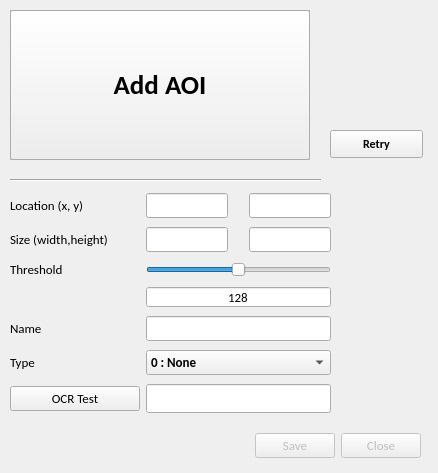
<?xml version="1.0" encoding="UTF-8"?>
<ui version="4.0">
 <class>Dialog</class>
 <widget class="QDialog" name="Dialog">
  <property name="geometry">
   <rect>
    <x>0</x>
    <y>0</y>
    <width>438</width>
    <height>473</height>
   </rect>
  </property>
  <property name="font">
   <font>
    <family>Calibri</family>
   </font>
  </property>
  <property name="windowTitle">
   <string>AOI Editor</string>
  </property>
  <property name="locale">
   <locale language="English" country="UnitedStates"/>
  </property>
  <widget class="QDialogButtonBox" name="buttonBox">
   <property name="enabled">
    <bool>false</bool>
   </property>
   <property name="geometry">
    <rect>
     <x>230</x>
     <y>430</y>
     <width>191</width>
     <height>32</height>
    </rect>
   </property>
   <property name="font">
    <font>
     <family>Calibri</family>
     <pointsize>10</pointsize>
    </font>
   </property>
   <property name="orientation">
    <enum>Qt::Horizontal</enum>
   </property>
   <property name="standardButtons">
    <set>QDialogButtonBox::Close|QDialogButtonBox::Save</set>
   </property>
  </widget>
  <widget class="QWidget" name="gridLayoutWidget_2">
   <property name="geometry">
    <rect>
     <x>10</x>
     <y>190</y>
     <width>321</width>
     <height>228</height>
    </rect>
   </property>
   <layout class="QGridLayout" name="gridLayout">
    <item row="10" column="1">
     <widget class="QLineEdit" name="txtOCRTestResult">
      <property name="font">
       <font>
        <family>Calibri</family>
        <pointsize>12</pointsize>
        <weight>75</weight>
        <bold>true</bold>
       </font>
      </property>
      <property name="readOnly">
       <bool>true</bool>
      </property>
     </widget>
    </item>
    <item row="4" column="1">
     <widget class="QLineEdit" name="txtThreshold">
      <property name="maximumSize">
       <size>
        <width>16777215</width>
        <height>20</height>
       </size>
      </property>
      <property name="font">
       <font>
        <family>Calibri</family>
        <pointsize>10</pointsize>
        <weight>50</weight>
        <bold>false</bold>
       </font>
      </property>
      <property name="text">
       <string>128</string>
      </property>
      <property name="alignment">
       <set>Qt::AlignCenter</set>
      </property>
      <property name="readOnly">
       <bool>true</bool>
      </property>
     </widget>
    </item>
    <item row="6" column="0">
     <widget class="QLabel" name="lblType">
      <property name="sizePolicy">
       <sizepolicy hsizetype="Preferred" vsizetype="Preferred">
        <horstretch>0</horstretch>
        <verstretch>0</verstretch>
       </sizepolicy>
      </property>
      <property name="minimumSize">
       <size>
        <width>130</width>
        <height>0</height>
       </size>
      </property>
      <property name="font">
       <font>
        <family>Calibri</family>
        <pointsize>10</pointsize>
        <weight>50</weight>
        <bold>false</bold>
       </font>
      </property>
      <property name="text">
       <string>Type</string>
      </property>
     </widget>
    </item>
    <item row="6" column="1">
     <widget class="QComboBox" name="cbbType">
      <property name="font">
       <font>
        <family>Calibri</family>
        <pointsize>10</pointsize>
        <weight>75</weight>
        <bold>true</bold>
       </font>
      </property>
      <item>
       <property name="text">
        <string>0 : None</string>
       </property>
      </item>
      <item>
       <property name="text">
        <string>1 : Int</string>
       </property>
      </item>
      <item>
       <property name="text">
        <string>2 : Float</string>
       </property>
      </item>
      <item>
       <property name="text">
        <string>3 : Text</string>
       </property>
      </item>
     </widget>
    </item>
    <item row="5" column="0">
     <widget class="QLabel" name="lblName">
      <property name="sizePolicy">
       <sizepolicy hsizetype="Preferred" vsizetype="Preferred">
        <horstretch>0</horstretch>
        <verstretch>0</verstretch>
       </sizepolicy>
      </property>
      <property name="minimumSize">
       <size>
        <width>130</width>
        <height>0</height>
       </size>
      </property>
      <property name="font">
       <font>
        <family>Calibri</family>
        <pointsize>10</pointsize>
        <weight>50</weight>
        <bold>false</bold>
       </font>
      </property>
      <property name="text">
       <string>Name</string>
      </property>
     </widget>
    </item>
    <item row="0" column="0">
     <widget class="QLabel" name="lblLoc">
      <property name="sizePolicy">
       <sizepolicy hsizetype="Preferred" vsizetype="Preferred">
        <horstretch>0</horstretch>
        <verstretch>0</verstretch>
       </sizepolicy>
      </property>
      <property name="minimumSize">
       <size>
        <width>130</width>
        <height>0</height>
       </size>
      </property>
      <property name="font">
       <font>
        <family>Calibri</family>
        <pointsize>10</pointsize>
        <weight>50</weight>
        <bold>false</bold>
       </font>
      </property>
      <property name="text">
       <string>Location (x, y)</string>
      </property>
     </widget>
    </item>
    <item row="3" column="1">
     <widget class="QSlider" name="sldThreshold">
      <property name="maximum">
       <number>255</number>
      </property>
      <property name="value">
       <number>128</number>
      </property>
      <property name="orientation">
       <enum>Qt::Horizontal</enum>
      </property>
     </widget>
    </item>
    <item row="5" column="1">
     <widget class="QLineEdit" name="txtName">
      <property name="sizePolicy">
       <sizepolicy hsizetype="Expanding" vsizetype="Fixed">
        <horstretch>0</horstretch>
        <verstretch>0</verstretch>
       </sizepolicy>
      </property>
      <property name="font">
       <font>
        <family>Calibri</family>
        <pointsize>10</pointsize>
        <weight>75</weight>
        <bold>true</bold>
       </font>
      </property>
     </widget>
    </item>
    <item row="10" column="0">
     <widget class="QPushButton" name="btnOCRTest">
      <property name="font">
       <font>
        <family>Calibri</family>
        <pointsize>10</pointsize>
        <weight>50</weight>
        <bold>false</bold>
       </font>
      </property>
      <property name="text">
       <string>OCR Test</string>
      </property>
     </widget>
    </item>
    <item row="3" column="0">
     <widget class="QLabel" name="lblThreshold">
      <property name="sizePolicy">
       <sizepolicy hsizetype="Preferred" vsizetype="Preferred">
        <horstretch>0</horstretch>
        <verstretch>0</verstretch>
       </sizepolicy>
      </property>
      <property name="minimumSize">
       <size>
        <width>130</width>
        <height>0</height>
       </size>
      </property>
      <property name="font">
       <font>
        <family>Calibri</family>
        <pointsize>10</pointsize>
        <weight>50</weight>
        <bold>false</bold>
       </font>
      </property>
      <property name="text">
       <string>Threshold</string>
      </property>
     </widget>
    </item>
    <item row="0" column="1">
     <layout class="QHBoxLayout" name="horizontalLayout">
      <item>
       <widget class="QLineEdit" name="txtLocX">
        <property name="font">
         <font>
          <family>Calibri</family>
          <pointsize>10</pointsize>
         </font>
        </property>
        <property name="readOnly">
         <bool>true</bool>
        </property>
       </widget>
      </item>
      <item>
       <spacer name="horizontalSpacer">
        <property name="orientation">
         <enum>Qt::Horizontal</enum>
        </property>
        <property name="sizeHint" stdset="0">
         <size>
          <width>40</width>
          <height>20</height>
         </size>
        </property>
       </spacer>
      </item>
      <item>
       <widget class="QLineEdit" name="txtLocY">
        <property name="font">
         <font>
          <family>Calibri</family>
          <pointsize>10</pointsize>
         </font>
        </property>
        <property name="readOnly">
         <bool>true</bool>
        </property>
       </widget>
      </item>
     </layout>
    </item>
    <item row="2" column="0">
     <widget class="QLabel" name="lblSize">
      <property name="sizePolicy">
       <sizepolicy hsizetype="Preferred" vsizetype="Preferred">
        <horstretch>0</horstretch>
        <verstretch>0</verstretch>
       </sizepolicy>
      </property>
      <property name="minimumSize">
       <size>
        <width>130</width>
        <height>0</height>
       </size>
      </property>
      <property name="font">
       <font>
        <family>Calibri</family>
        <pointsize>10</pointsize>
        <weight>50</weight>
        <bold>false</bold>
       </font>
      </property>
      <property name="text">
       <string>Size (width,height)</string>
      </property>
     </widget>
    </item>
    <item row="2" column="1">
     <layout class="QHBoxLayout" name="horizontalLayout_2">
      <item>
       <widget class="QLineEdit" name="txtSizeW">
        <property name="font">
         <font>
          <family>Calibri</family>
          <pointsize>10</pointsize>
         </font>
        </property>
        <property name="readOnly">
         <bool>true</bool>
        </property>
       </widget>
      </item>
      <item>
       <spacer name="horizontalSpacer_2">
        <property name="orientation">
         <enum>Qt::Horizontal</enum>
        </property>
        <property name="sizeHint" stdset="0">
         <size>
          <width>40</width>
          <height>20</height>
         </size>
        </property>
       </spacer>
      </item>
      <item>
       <widget class="QLineEdit" name="txtSizeH">
        <property name="font">
         <font>
          <family>Calibri</family>
          <pointsize>10</pointsize>
         </font>
        </property>
        <property name="readOnly">
         <bool>true</bool>
        </property>
       </widget>
      </item>
     </layout>
    </item>
   </layout>
  </widget>
  <widget class="QFrame" name="frameImage">
   <property name="geometry">
    <rect>
     <x>10</x>
     <y>10</y>
     <width>300</width>
     <height>150</height>
    </rect>
   </property>
   <property name="frameShape">
    <enum>QFrame::StyledPanel</enum>
   </property>
   <property name="frameShadow">
    <enum>QFrame::Raised</enum>
   </property>
   <widget class="QPushButton" name="btnAOI">
    <property name="geometry">
     <rect>
      <x>0</x>
      <y>0</y>
      <width>300</width>
      <height>150</height>
     </rect>
    </property>
    <property name="sizePolicy">
     <sizepolicy hsizetype="Expanding" vsizetype="Expanding">
      <horstretch>0</horstretch>
      <verstretch>0</verstretch>
     </sizepolicy>
    </property>
    <property name="font">
     <font>
      <family>Calibri</family>
      <pointsize>20</pointsize>
      <weight>75</weight>
      <bold>true</bold>
     </font>
    </property>
    <property name="text">
     <string>Add AOI</string>
    </property>
    <property name="iconSize">
     <size>
      <width>50</width>
      <height>50</height>
     </size>
    </property>
   </widget>
   <widget class="QLabel" name="lblImage">
    <property name="geometry">
     <rect>
      <x>3</x>
      <y>4</y>
      <width>300</width>
      <height>141</height>
     </rect>
    </property>
    <property name="sizePolicy">
     <sizepolicy hsizetype="Expanding" vsizetype="Preferred">
      <horstretch>0</horstretch>
      <verstretch>0</verstretch>
     </sizepolicy>
    </property>
    <property name="text">
     <string/>
    </property>
    <property name="alignment">
     <set>Qt::AlignCenter</set>
    </property>
   </widget>
   <zorder>lblImage</zorder>
   <zorder>btnAOI</zorder>
  </widget>
  <widget class="Line" name="line">
   <property name="geometry">
    <rect>
     <x>10</x>
     <y>170</y>
     <width>311</width>
     <height>20</height>
    </rect>
   </property>
   <property name="orientation">
    <enum>Qt::Horizontal</enum>
   </property>
  </widget>
  <widget class="QPushButton" name="btnRetry">
   <property name="geometry">
    <rect>
     <x>330</x>
     <y>130</y>
     <width>93</width>
     <height>28</height>
    </rect>
   </property>
   <property name="font">
    <font>
     <family>Calibri</family>
     <weight>75</weight>
     <bold>true</bold>
    </font>
   </property>
   <property name="text">
    <string>Retry</string>
   </property>
  </widget>
 </widget>
 <resources/>
 <connections>
  <connection>
   <sender>buttonBox</sender>
   <signal>accepted()</signal>
   <receiver>Dialog</receiver>
   <slot>accept()</slot>
   <hints>
    <hint type="sourcelabel">
     <x>248</x>
     <y>254</y>
    </hint>
    <hint type="destinationlabel">
     <x>157</x>
     <y>274</y>
    </hint>
   </hints>
  </connection>
  <connection>
   <sender>buttonBox</sender>
   <signal>rejected()</signal>
   <receiver>Dialog</receiver>
   <slot>reject()</slot>
   <hints>
    <hint type="sourcelabel">
     <x>316</x>
     <y>260</y>
    </hint>
    <hint type="destinationlabel">
     <x>286</x>
     <y>274</y>
    </hint>
   </hints>
  </connection>
 </connections>
</ui>
